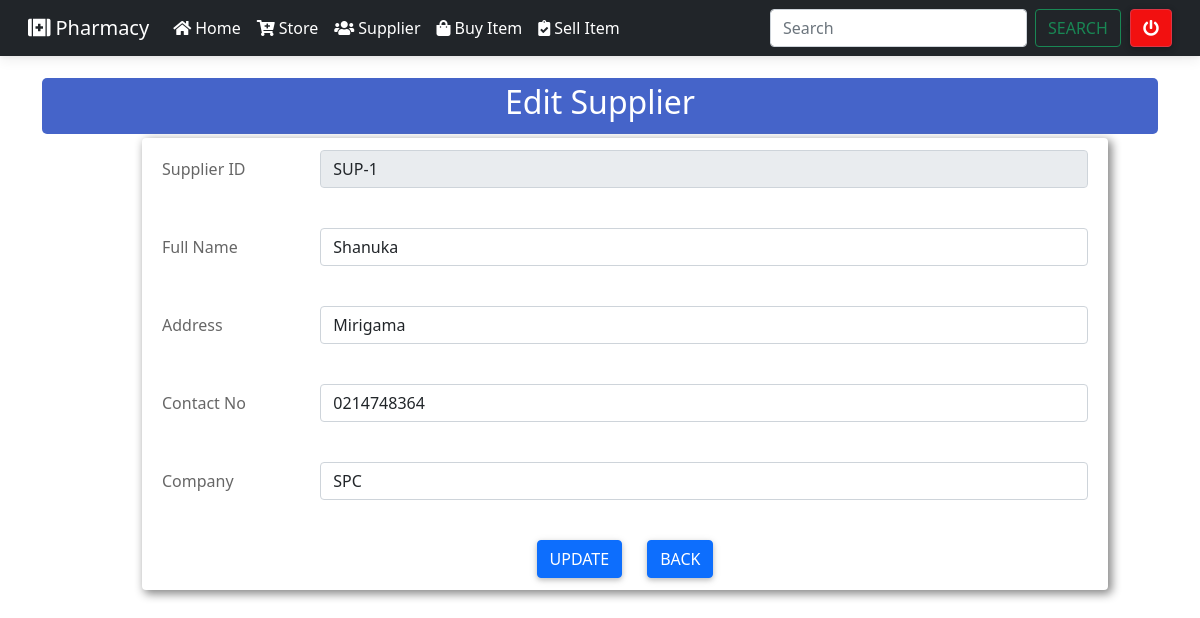
Page /Admin/edit_supplier.php?id=27 on the committed database.
### tables this page shows
CREATE TABLE `supplier` (
  `id` int(20) NOT NULL,
  `supid` varchar(20) NOT NULL,
  `supname` varchar(20) NOT NULL,
  `address` varchar(50) NOT NULL,
  `contact` text NOT NULL,
  `company` varchar(20) NOT NULL
);

### Admin/edit_supplier.php (the view, shortened to what this page needs)
<?php
include('includes/header.php');
?>
<?php
include('includes/navbar.php');
?>
<?php
include('database/connection.php');
$id=$_GET["id"];
$supid="";
$supname="";
$address="";
$contact="";
$company="";
$res=mysqli_query($link,"SELECT * FROM `supplier` WHERE id=$id");
while($row=mysqli_fetch_array($res))
{
    $supid=$row["supid"];
    $supname=$row["supname"];
    $address=$row["address"];
    $contact=$row["contact"];
    $company=$row["company"];
}
?>
<link rel="stylesheet" href="css/style.css">
<div class="s">
  <div class="container" >
    <div class="ai">
      <h2>Edit Supplier</h2>
    </div>
    <form class="n" action="" method="POST" name="form1">
      <div class="form-group row">
        <label for="inputEmail3" class="col-sm-2 col-form-label" >Supplier ID</label>
        <div class="col-sm-10">
          <input type="text" class="form-control" id="supid"  name="supid" readonly  value="<?php echo $supid;?>">
          <br>
        </div>
      </div>
      <div class="form-group row">
        <label for="inputEmail3" class="col-sm-2 col-form-label">Full Name</label>
        <div class="col-sm-10">
          <input type="text" class="form-control" id="sname"  name="supname" value="<?php echo $supname;?>">
          <br>
        </div>
      </div>
      <div class="form-group row">
        <label for="inputEmail3" class="col-sm-2 col-form-label">Address</label>
        <div class="col-sm-10">
          <input type="text" class="form-control" id="address"  name="address" value="<?php echo $address;?>">
        </div>
      </div>
      <br>
      <div class="form-group row">
        <label for="inputEmail3" class="col-sm-2 col-form-label">Contact No</label>
        <div class="col-sm-10">
          <input type="tel" class="form-control" id="contact"  name="contact" value="<?php echo $contact;?>">
        </div>
      </div>
      <br>
      <div class="form-group row">
        <label for="inputEmail3" class="col-sm-2 col-form-label">Company</label>
        <div class="col-sm-10">
          <input type="text" class="form-control" id="company"  name="company" value="<?php echo $company;?>">
        </div>
      </div>
      <br>
      <div class="text-center">
        <button type="submit" class="btn btn-primary" name="submit1"  id="submit">Update</button>
        <a href="supplier.php" class="btn btn-primary">Back</a>
      </div>
    </form>
  </div>
    <br>
<?php
include('includes/footer.php');
?>

### Admin/css/style.css (style rules this page uses)
.n { padding: 12px 20px; margin-left: 100px; margin-right: 50px; border-radius: 4px; box-shadow: 3px 3px 10px 1px #888888; background-color: white; }
.s { border: 0px solid; margin: 10px; padding: 20px 0px 20px 0px; }
.ai { background-color: rgb(69, 100, 201); text-align: center; border-radius: 5px; color: #fff; padding: 5px 0px 5px 0px; margin-bottom: 4px; }

### rows in the picture
supplier: supid "SUP-1", supname "Shanuka", address "Mirigama", contact "0214748364", company "SPC"
